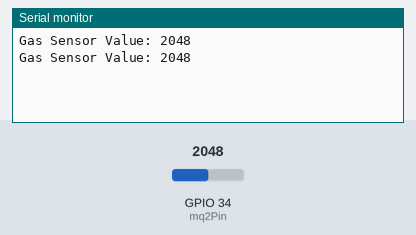
A sketch run on a simulated ESP32. On the bench: the last lines printed to the serial monitor. Inputs (shaded band) come from the test bench; at power-on: GPIO 34 (mq2Pin) = 2048.

Above: at 1.8 s.
1.9 s: GPIO 34 (mq2Pin) set to 2866
At 2.8 s:
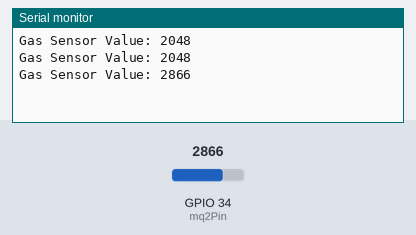
3.4 s: GPIO 34 (mq2Pin) set to 3603
At 4.8 s:
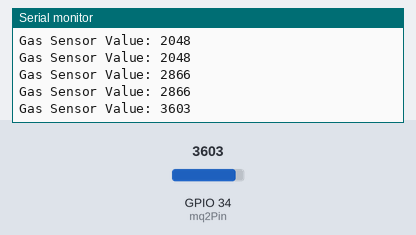
Timing chart, 0 to 6.4 s (numbered marks = the images above; inputs shaded):
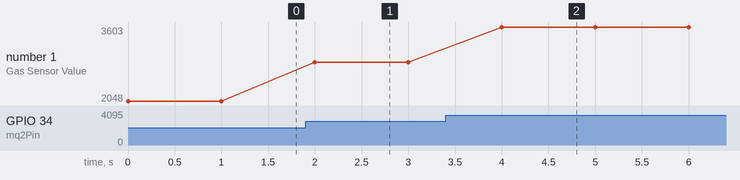

Measured:
- after the input at 1.9 s, the serial monitor: prints a new line after 0.10 s (image 1)
- after the input at 3.4 s, the serial monitor: prints a new line after 0.60 s (image 2)
- plotted number 1: 2048 → 2866 after the input at 1.9 s, 2866 → 3603 after the input at 3.4 s

The sketch:

test_mq2_gas_sensor.ino
```cpp
/*
  ------------------------------------------------------------------------------
  Project     : RoboAi - NeoBot: Remotely Operated Vehicle
  Test Code   : MQ2 Gas Sensor Test with ESP32
  ------------------------------------------------------------------------------
  📄 Description:
    This test reads analog data from the MQ2 gas sensor and prints raw gas
    concentration values to the Serial Monitor. Useful for checking the sensor's
    basic functionality and responsiveness to smoke, LPG, or other gases.

  🎯 Purpose:
    - Verify MQ2 sensor connection and analog reading on ESP32
    - Monitor gas concentration (in raw analog form)
    - Help calibrate threshold for gas alert conditions later

  🔌 Wiring Connections:
    MQ2 Gas Sensor      →  ESP32 Board
    -------------------------------------
    AO (Analog Out)     →  GPIO 34 (Analog Input)
    VCC                 →  3.3V or 5V (based on module)
    GND                 →  GND

  📚 Libraries Used:
    - No external libraries required

  ⚙️ Configuration Notes:
    - Uses analogRead() on GPIO 34 (ESP32 supports ADC on this pin)
    - Raw value range: ~0 to 4095 (depending on gas concentration)
    - No digital threshold or buzzer used in this test

  🧠 Code Logic Summary:
    - Initialize Serial Monitor
    - Read analog value from MQ2 sensor
    - Print reading every 1 second

  🧪 Tested On:
    - ESP32 Dev Module
    - MQ2 Gas Sensor Module (analog output)
  ------------------------------------------------------------------------------
*/

// GPIO pin connected to MQ2 analog output
const int mq2Pin = 34;  // Analog input pin (ADC1 channel 6 on ESP32)

void setup() {
  Serial.begin(115200);     // Start serial communication at 115200 baud
  pinMode(mq2Pin, INPUT);   // Set MQ2 pin as input
}

void loop() {
  // Read analog signal from MQ2 sensor
  int gasValue = analogRead(mq2Pin);

  // Print gas concentration level (raw value)
  Serial.print("Gas Sensor Value: ");
  Serial.println(gasValue);

  delay(1000);  // Wait for 1 second before next read
}
```
